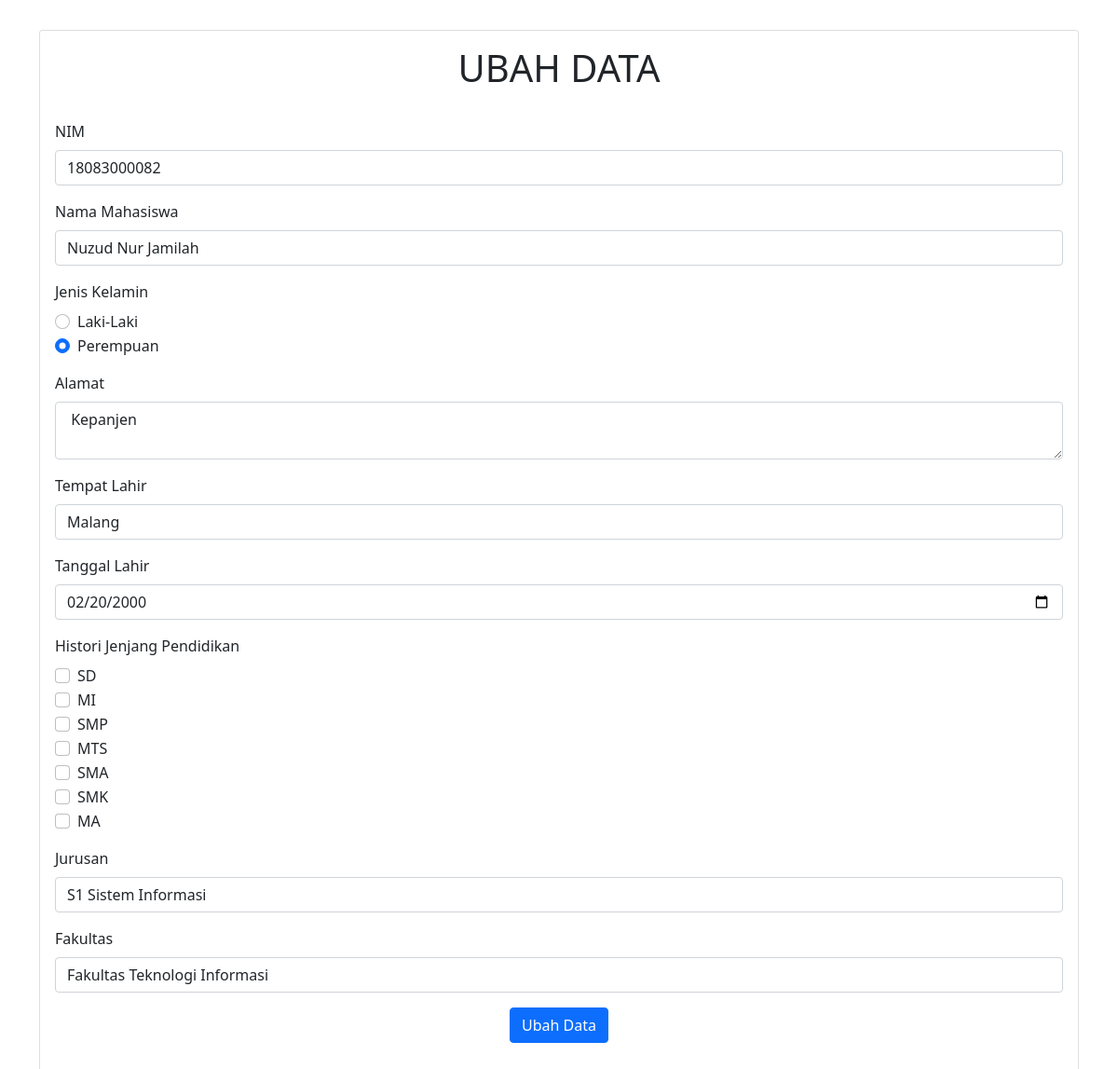
The page /form_ubah.php?nim=18083000082 on the database its author committed.
### tables this page shows
CREATE TABLE `mahasiswa` (
  `nim` varchar(16) NOT NULL,
  `nama` varchar(50) NOT NULL,
  `jenis` varchar(15) NOT NULL,
  `alamat` varchar(100) NOT NULL,
  `tempatlahir` varchar(50) NOT NULL,
  `tanggallahir` date NOT NULL,
  `pend` varchar(10) NOT NULL,
  `jurusan` varchar(50) NOT NULL,
  `fakultas` varchar(50) NOT NULL
);

### form_ubah.php (the view, shortened to what this page needs)
<html>
<link href="https://cdn.jsdelivr.net/npm/bootstrap@5.1.3/dist/css/bootstrap.min.css" rel="stylesheet">
<body style="background-image:url(https://images.unsplash.com/photo-1635430428280-8893d85549c3?ixlib=rb-1.2.1&ixid=MnwxMjA3fDB8MHxwaG90by1wYWdlfHx8fGVufDB8fHx8&auto=format&fit=crop&w=1475&q=80)">
<?php
include ("koneksi.php");
$data=$_GET['nim'];
$edit="SELECT*FROM mahasiswa WHERE nim='$data'";
$proses=mysqli_query($conn,$edit);
$row=mysqli_fetch_array($proses);
?>
<div class="container">
<div class="card">
<div class="card-body">
<h1><center>UBAH DATA</center></h1></br>
    <form method="POST" action="ubah.php">
    <form>
      <div class="mb-3">
         <label class="form-label">NIM</label>
         <input type="text" class="form-control" id="exampleInputEmail1" name="txtnim" value="<?php echo $row[0] ?>" required >
      </div>
      <div class="mb-3">
         <label class="form-label">Nama Mahasiswa</label>
         <input type="text" class="form-control" id="exampleInputEmail1" name="txtnama" value="<?php echo $row[1] ?>" required >
      </div>
      <div class="mb-3">
         <label class="form-label">Jenis Kelamin</label>
         <div class="form-check">
            <input class="form-check-input" <?= $row[2] == 'Laki-Laki'? 'checked' : '' ?> type="radio" name="txtjenis" id="flexRadioDefault1" value="Laki-Laki" >
            <label class="form-check-label" for="flexRadioDefault1">Laki-Laki</label>
         </div>
         <div class="form-check">
            <input class="form-check-input" <?= $row[2] == 'Perempuan'? 'checked' : '' ?> type="radio" name="txtjenis" id="flexRadioDefault2" value="Perempuan">
            <label class="form-check-label" for="flexRadioDefault2">Perempuan</label>
         </div>
      </div>
      <div class="mb-3">
         <label class="form-label">Alamat</label>
         <textarea class="form-control" id="exampleInputEmail1" name="txtalamat" required> <?php echo $row[3] ?> </textarea>
      </div>
      <div class="mb-3">
         <label class="form-label">Tempat Lahir</label>
         <input type="text" class="form-control" id="exampleInputEmail1" name="txttempatlahir" value="<?php echo $row[4] ?>" required >
      </div>
      <div class="mb-3">
         <label class="form-label">Tanggal Lahir</label>
         <input type="date" class="form-control" id="exampleInputEmail1" name="datetanggallahirr" value="<?php echo $row[5] ?>" required >
      </div>
      <div class="mb-3">
         <label class="form-label">Histori Jenjang Pendidikan</label>
         <div class="form-check">
            <input class="form-check-input" type="checkbox" name="txtpend[]" value="SD">
            <label class="form-check-label">SD</label>
         </div>
         <div class="form-check">
            <input class="form-check-input" type="checkbox" name="txtpend[]" value="MI">
            <label class="form-check-label" for="flexCheckDefault">MI</label>
         </div>
         <div class="form-check">
            <input class="form-check-input" type="checkbox" name="txtpend[]" value="SMP">
            <label class="form-check-label" for="flexCheckChecked">SMP</label>
         </div>
         <div class="form-check">
            <input class="form-check-input" type="checkbox" name="txtpend[]" value="MTS">
            <label class="form-check-label" for="flexCheckDefault">MTS</label>
         </div>
         <div class="form-check">
            <input class="form-check-input" type="checkbox" name="txtpend[]" value="SMA">
            <label class="form-check-label" for="flexCheckChecked">SMA</label>
         </div>
         <div class="form-check">
            <input class="form-check-input" type="checkbox" name="txtpend[]" value="SMK">
            <label class="form-check-label" for="flexCheckChecked">SMK</label>
         </div>
         <div class="form-check">
            <input class="form-check-input" type="checkbox" name="txtpend[]" value="MA">
            <label class="form-check-label" for="flexCheckDefault">MA</label>
         </div>
      </div>
      <div class="mb-3">
         <label class="form-label">Jurusan</label>
         <input type="text" class="form-control" id="exampleInputEmail1" name="txtjurusan" value="<?php echo $row[7] ?>" required >
      </div>
      <div class="mb-3">
         <label class="form-label">Fakultas</label>
         <select name = "txtfakultas" class="form-control" value="<?php echo $row[8] ?>" required>
            <option <?= $row[8]=='Fakultas Teknologi Informasi'? 'selected':''?> >Fakultas Teknologi Informasi</option>
         </select>
      </div>
      <center>
      <button type="submit" class="btn btn-primary" value="ubah" name="" >Ubah Data</button>
      </center>
    </form>
</div>
</div>
</body>
</html>

### rows shown on the page
mahasiswa: txtnim "18083000082", txtnama "Nuzud Nur Jamilah", jenis "☐ Laki-Laki", jenis "☑ Perempuan", txtalamat "Kepanjen", txttempatlahir "Malang", datetanggallahirr "02/20/2000", txtjurusan "S1 Sistem Informasi", txtfakultas "Fakultas Teknologi Informasi"
